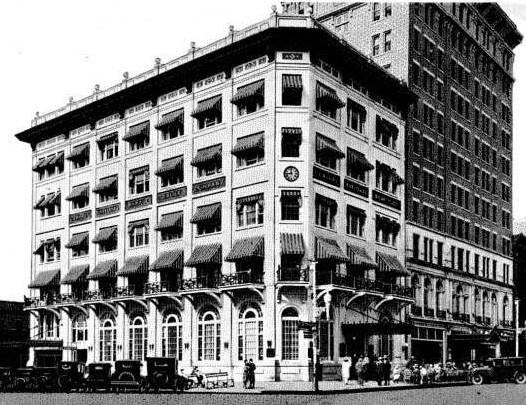
#> input picture les_7/building.jpg, 526 x 405 px
$ python FAST_method.py
#> lines starting #> are read from the running program, lines starting #| are printed output that depends on the picture; after the words box and inside, x2 and y2 are one past the last pixel; in counts of white or black regions, pixels touching at a corner belong together
import cv2 as cv

image = cv.imread("building.jpg")
#> image is the input picture: shape (405, 526, 3); min 0, max 255, mean 127.2
img = image.copy()
gray = cv.cvtColor(image, cv.COLOR_BGR2GRAY)
harris = cv.cornerHarris(gray, 2, 5, 0.06)
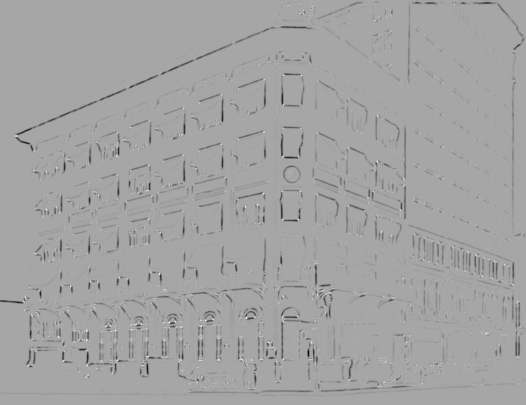
#> harris: shape (405, 526) float32; min -3.52, max 1.87, mean -0.0596; drawn with min black and max white

thresh = harris.max() * 0.01
#> thresh = 0.0187
image[harris>thresh] = [0, 0, 255]
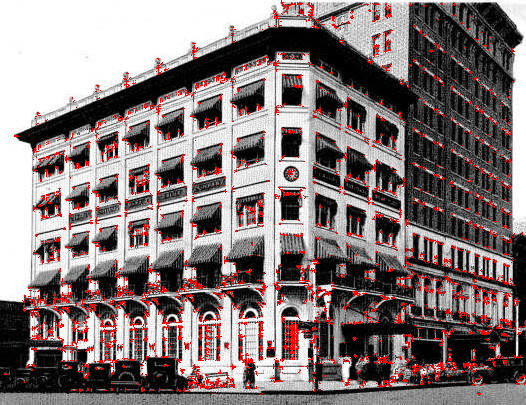
#> image: shape (405, 526, 3); 5.39% of pixels changed, all inside (x1, y1, x2, y2) = (4, 0, 526, 396)

gray = cv.GaussianBlur(gray, (13,13), 0)
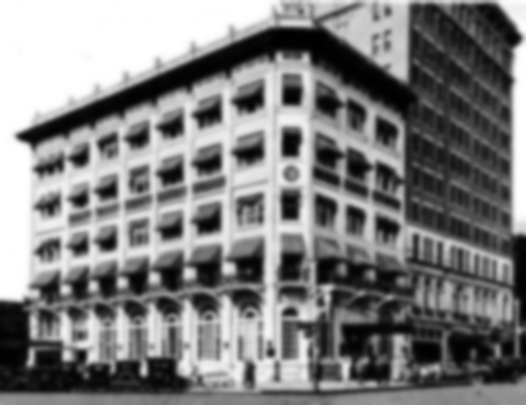
#> gray: shape (405, 526); min 1, max 255, mean 127.2
fast = cv.FastFeatureDetector_create()

keyPoints = fast.detect(gray, None)
#> keyPoints = 1575 keypoints; strongest (x, y, size): (143, 373, 7), (30, 363, 7), (112, 370, 7), (279, 56, 7)
img = cv.drawKeypoints(img, keyPoints, None, (0,0,255))
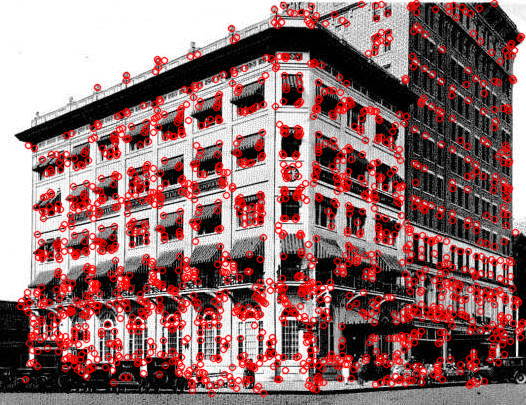
#> img: shape (405, 526, 3); mean B, G, R 111.1, 111.1, 147.9

cv.imshow('image', cv.resize(image, None, fx=1, fy=1))
cv.imshow('img', cv.resize(img, None, fx=1, fy=1))
cv.waitKey(2000)
cv.destroyAllWindows()

$ run again, with les_7/blob.jpg copied over les_7/building.jpg
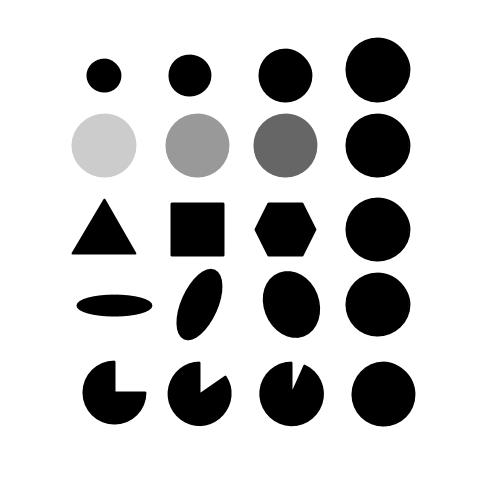
#> input picture les_7/blob.jpg, 480 x 480 px
#> image is the input picture: shape (480, 480, 3); min 0, max 255, mean 203
#> `harris = cv.cornerHarris(gray, 2, 5, 0.06)`:
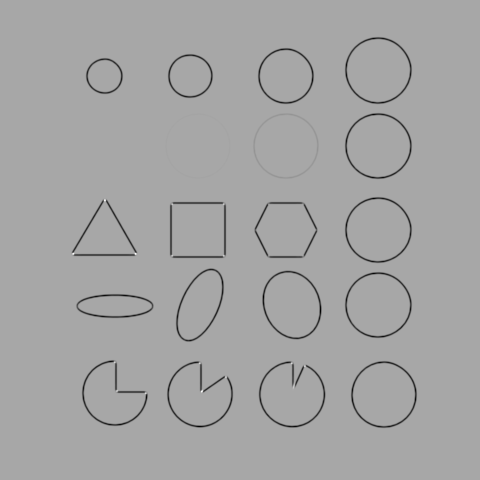
#> harris: shape (480, 480) float32; min -4.54, max 2.35, mean -0.0779; drawn with min black and max white
#> thresh = 0.0235
#> image: shape (480, 480, 3); 0.03% of pixels changed, all inside (x1, y1, x2, y2) = (72, 199, 306, 394)
#> `gray = cv.GaussianBlur(gray, (13,13), 0)`:
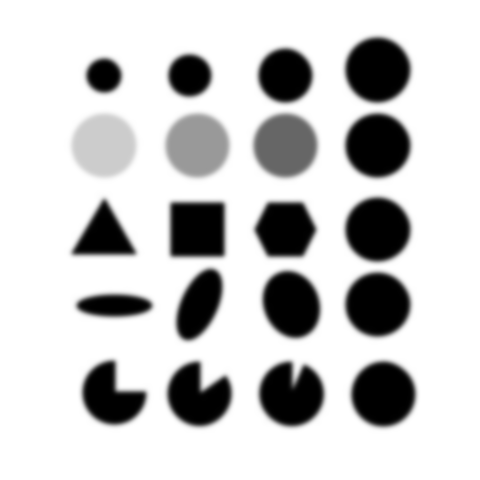
#> gray: shape (480, 480); min 0, max 255, mean 203
#> keyPoints = 62 keypoints; strongest (x, y, size): (203, 387, 7), (202, 389, 7), (104, 202, 7), (75, 251, 7)
